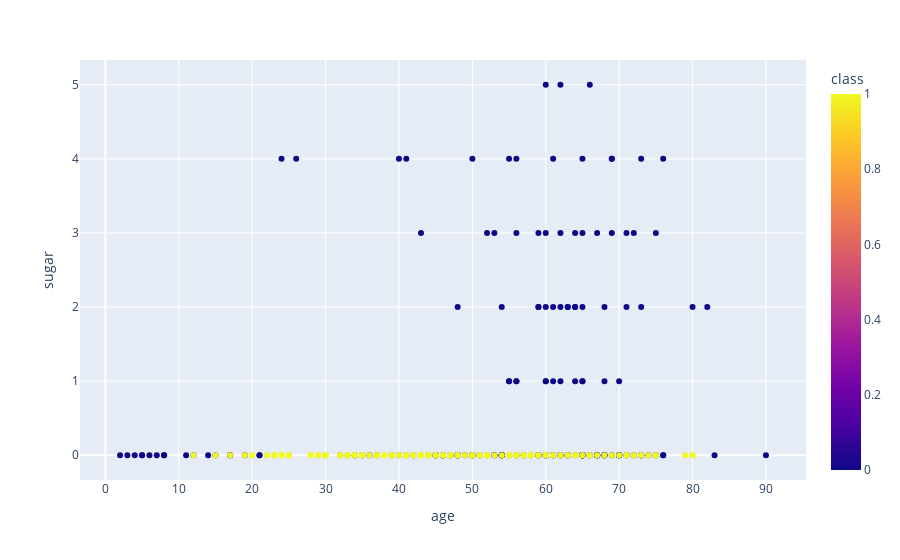

The code cell stored with this chart in its notebook:
### Code cell
px.scatter(df, x="age", y="sugar", color="class")

### Figure 1 — Plotly figure (JSON) as saved in the notebook; plotly's stock layout.template omitted (floating-point values rounded to 4 significant figures; data arrays with more than 128 entries replaced by an {"elided": "..."} marker saying what was removed)
{"data": [{"hovertemplate": "age=%{x}<br>sugar=%{y}<br>class=%{marker.color}<extra></extra>", "legendgroup": "", "marker": {"color": {"elided": "400 int values"}, "coloraxis": "coloraxis", "symbol": "circle"}, "mode": "markers", "name": "", "showlegend": false, "type": "scatter", "x": {"elided": "400 int values"}, "xaxis": "x", "y": {"elided": "400 int values"}, "yaxis": "y"}], "layout": {"coloraxis": {"colorbar": {"title": {"text": "class"}}, "colorscale": [[0, "#0d0887"], [0.1111, "#46039f"], [0.2222, "#7201a8"], [0.3333, "#9c179e"], [0.4444, "#bd3786"], [0.5556, "#d8576b"], [0.6667, "#ed7953"], [0.7778, "#fb9f3a"], [0.8889, "#fdca26"], [1, "#f0f921"]]}, "legend": {"tracegroupgap": 0}, "margin": {"t": 60}, "xaxis": {"anchor": "y", "domain": [0, 1], "title": {"text": "age"}}, "yaxis": {"anchor": "x", "domain": [0, 1], "title": {"text": "sugar"}}}}
